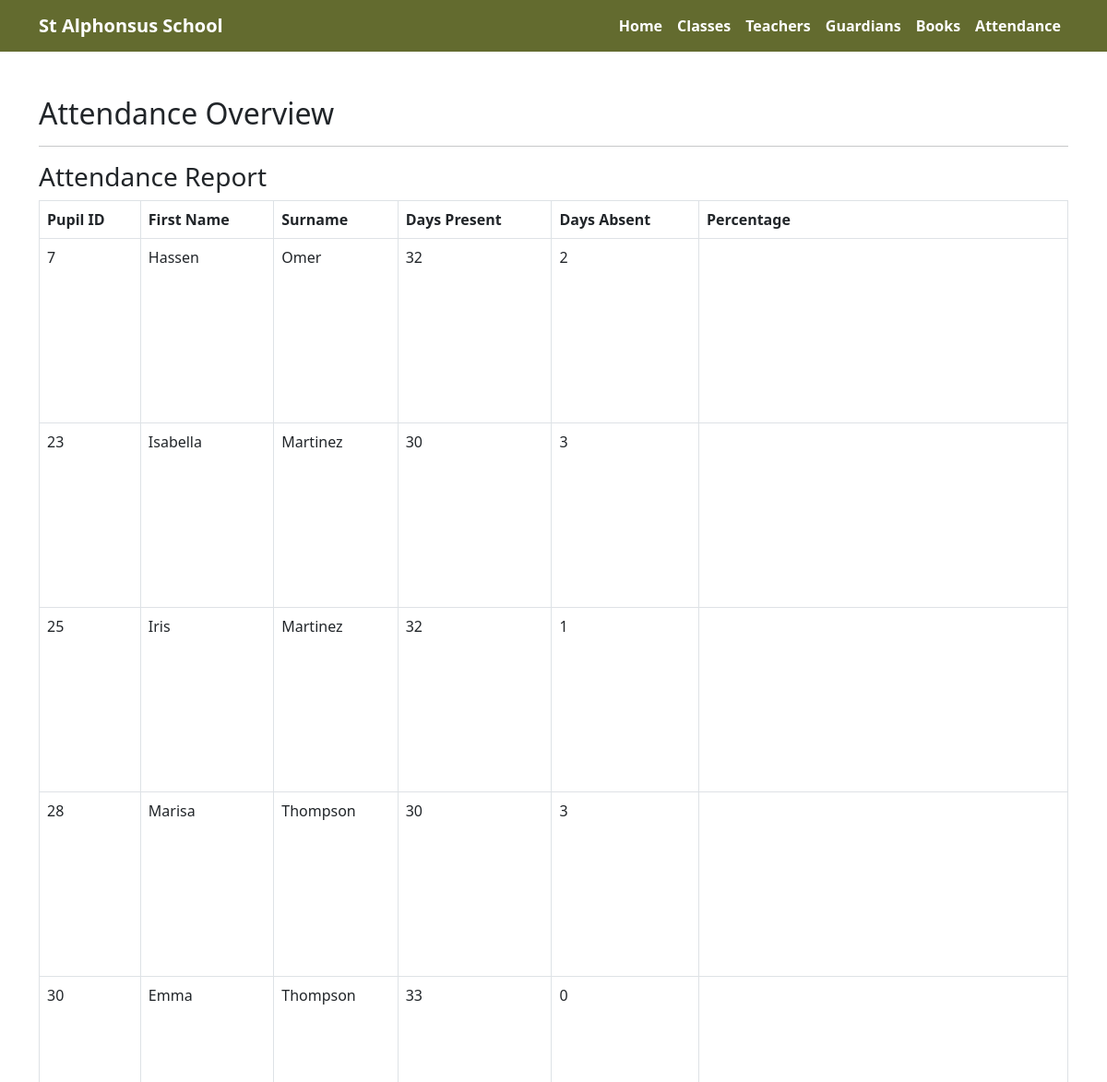
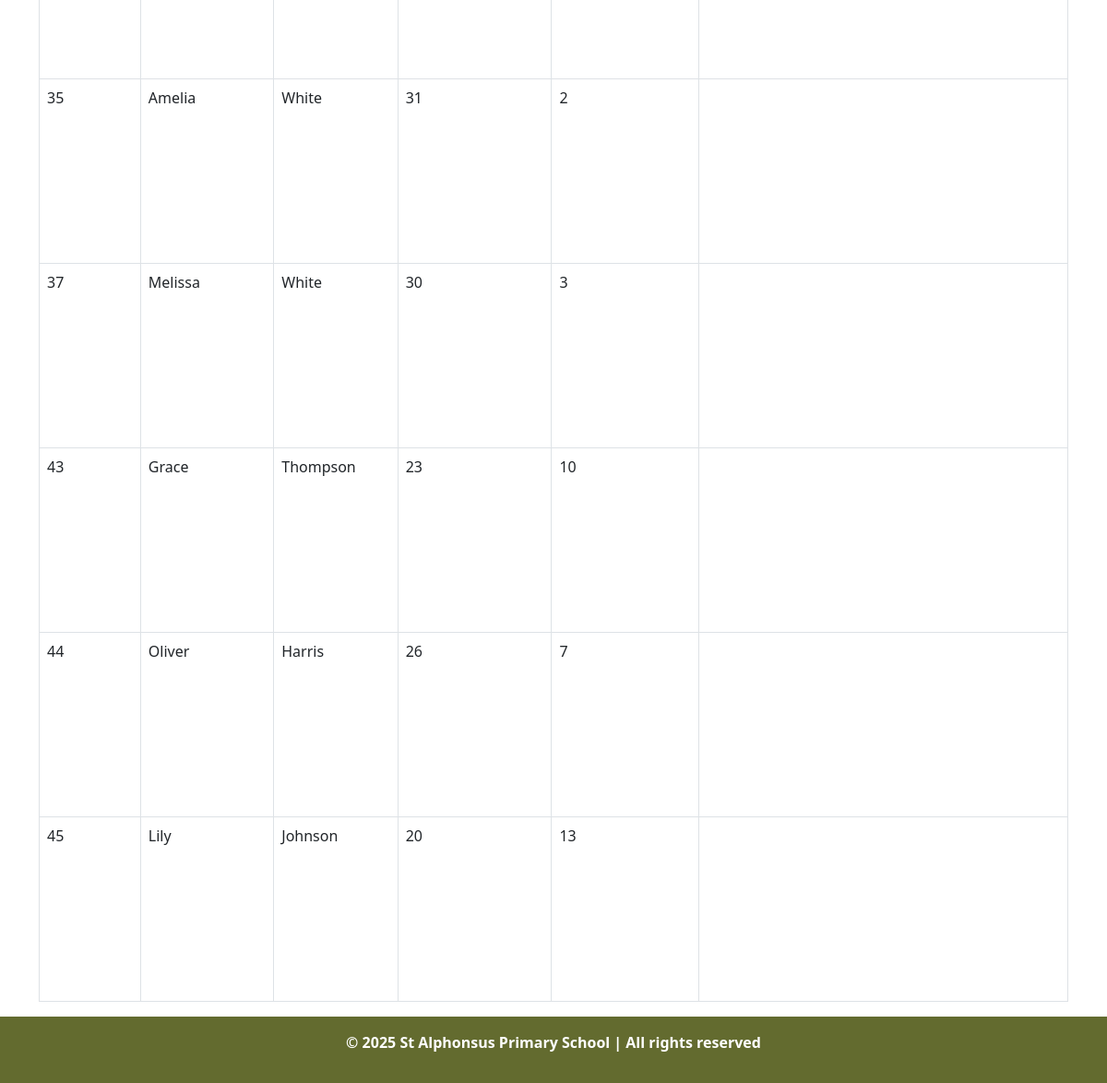
Screenshot of /View_Attendance.php?class_id=1 with the database file from the repository (2 pictures, top to bottom).
### tables this page shows
CREATE TABLE `pupils` (
  `PupilID` int(11) NOT NULL,
  `Title` varchar(10) DEFAULT NULL,
  `FirstName` varchar(50) NOT NULL,
  `Surname` varchar(50) NOT NULL,
  `DOB` date DEFAULT NULL,
  `Address_Line1` varchar(100) DEFAULT NULL,
  `Address_Line2` varchar(100) DEFAULT NULL,
  `Address_Line3` varchar(100) DEFAULT NULL,
  `Postcode` varchar(10) DEFAULT NULL,
  `Medical_Allergy` text DEFAULT NULL,
  `Medical_Vaccination` text DEFAULT NULL,
  `ClassID` int(11) DEFAULT NULL,
  `Guardian1ID` int(11) DEFAULT NULL,
  `Guardian2ID` int(11) DEFAULT NULL,
  `Notes` text DEFAULT NULL
);

### View_Attendance.php (the view, shortened to what this page needs)
<?php
include 'config.php';
include 'header.php';
$classID = $_GET['class_id'];
?>
<div class="container mt-5">
    <h2>Attendance Overview</h2>
    <hr>
    <h3>Attendance Report</h3>
    <table id="attendtable" class="table table-bordered">
        <thead>
            <tr>
                <th>Pupil ID</th>
                <th>First Name</th>
                <th>Surname</th>
                <th>Days Present</th>
                <th>Days Absent</th>
                <th>Percentage</th>
            </tr>
        </thead>
        <tbody>
        <?php
        $selcstmt = "SELECT p.PupilID, p.Firstname, p.Surname,
                        SUM(CASE WHEN a.Status = 'Present' THEN 1 ELSE 0 END) AS DaysPresent,
                        SUM(CASE WHEN a.Status = 'Absent' THEN 1 ELSE 0 END) AS DaysAbsent,
                        SUM(CASE WHEN a.Status = 'Present' THEN 1 ELSE 0 END) * 100.0 / COUNT(*) AS PresentPercentage,
                        SUM(CASE WHEN a.Status = 'Absent' THEN 1 ELSE 0 END) * 100.0 / COUNT(*) AS AbsentPercentage
                    FROM Attendance a
                    JOIN Pupils p ON a.PupilID = p.PupilID
                    WHERE p.classID = ?
                    GROUP BY p.PupilID, p.Firstname, p.Surname";
        $result = $conn->prepare($selcstmt);
        $result->bind_param("i", $classID);
        $result->execute();
        $AttendanceResult = $result->get_result();
        $index = 0;
        while ($row = $AttendanceResult->fetch_assoc()) {
            echo "<tr>
                <td>{$row['PupilID']}</td>
                <td>{$row['Firstname']}</td>
                <td>{$row['Surname']}</td>
                <td>{$row['DaysPresent']}</td>
                <td>{$row['DaysAbsent']}</td>
                <td id=\"chart-$index\" style=\"width: 400px; height: 200px;\">
                    <script type=\"text/javascript\">
                        google.charts.setOnLoadCallback(() => drawChart('chart-$index', {$row['PresentPercentage']}, {$row['AbsentPercentage']})); // Draw the chart for this pupil
                    </script>
                </td>
            </tr>";
            $index++;
        }
        ?>
        </tbody>
    </table>
</div>
<?php include 'footer.php';  ?>

### header.php (style rules this page uses)
html, body { height: 100%; margin: 0; display: flex; flex-direction: column; }

### rows the page displays
pupils: PupilID "7", FirstName "Hassen", Surname "Omer", DaysPresent "32", DaysAbsent "2"
pupils: PupilID "23", FirstName "Isabella", Surname "Martinez", DaysPresent "30", DaysAbsent "3"
pupils: PupilID "25", FirstName "Iris", Surname "Martinez", DaysPresent "32", DaysAbsent "1"
pupils: PupilID "28", FirstName "Marisa", Surname "Thompson", DaysPresent "30", DaysAbsent "3"
pupils: PupilID "30", FirstName "Emma", Surname "Thompson", DaysPresent "33", DaysAbsent "0"
pupils: PupilID "35", FirstName "Amelia", Surname "White", DaysPresent "31", DaysAbsent "2"
pupils: PupilID "37", FirstName "Melissa", Surname "White", DaysPresent "30", DaysAbsent "3"
pupils: PupilID "43", FirstName "Grace", Surname "Thompson", DaysPresent "23", DaysAbsent "10"
pupils: PupilID "44", FirstName "Oliver", Surname "Harris", DaysPresent "26", DaysAbsent "7"
pupils: PupilID "45", FirstName "Lily", Surname "Johnson", DaysPresent "20", DaysAbsent "13"
